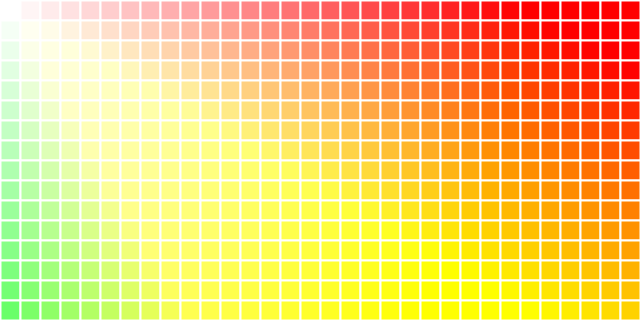
Frame 1 (no input)
Frame 60 (the mouse pressed at the canvas centre just before this capture): identical to frame 1, image omitted
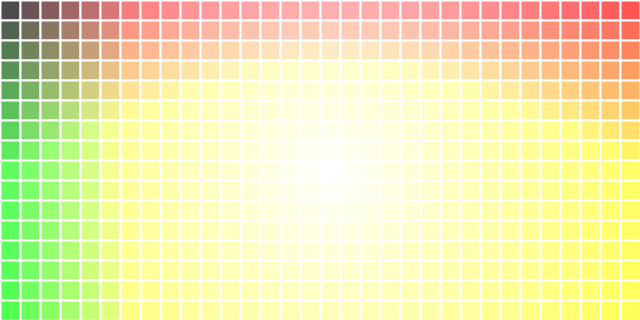
Frame 120 (the mouse held since frame 60 and released just before this capture)

The Processing sketch that drew these frames (run headless with seeded random() and noise(); from frame 60 on, the mouse is pressed at the canvas centre):

// Processing sketch: rectangles
// ── rectangles.pde
float distance;
void setup() {

  size(640, 320);
  background(0);
  strokeWeight(2);
  stroke(255);
  fill(127);
}

void draw() {
  stroke(255);
  for (int y = 0; y < height; y=y+20) {
    for (int x = 0; x < width; x=x+20) {
      distance = dist (x, y, mouseX, mouseY);
      println(distance);
      fill(255-distance/2+x,255-distance/2+y,255-distance/2);
      rect (x, y, 20, 20);
    }
  }
}
